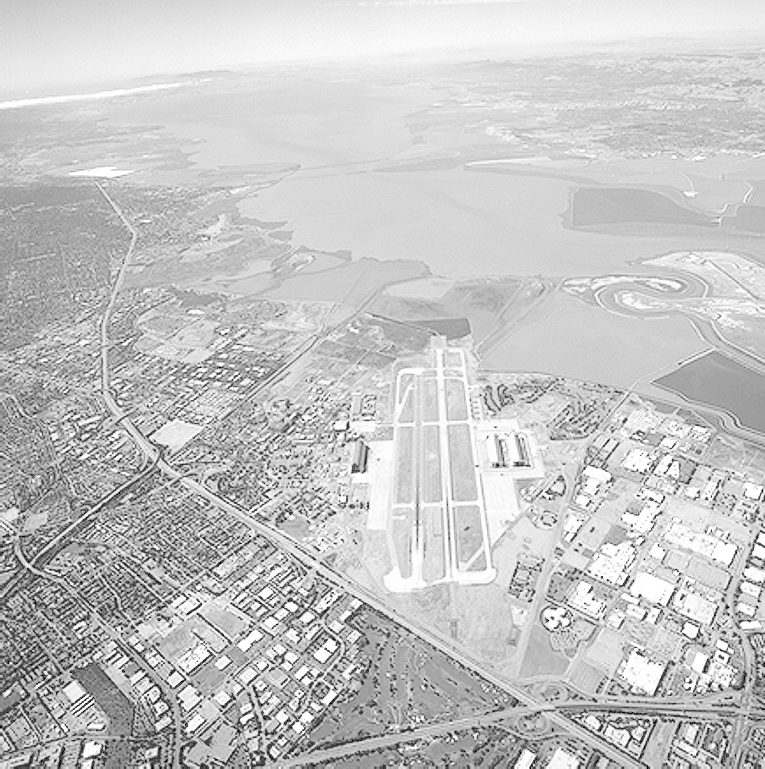
#> input picture Lab1/sanbay.tif, 765 x 769 px
$ python Chuyen_Doi_Gamma.py
#> lines starting #> are read from the running program, lines starting #| are printed output that depends on the picture
import cv2 as cv
import matplotlib.pyplot as plt

def Chuyen_Doi_Gamma(img, gamma, c):
    return float(c) * pow(img, float(gamma))

def show_Chuyen_Doi_Gamma():
    fig = plt.figure(figsize=(10, 8))
    (ax1, ax2), (ax3, ax4) = fig.subplots(2, 2)

    img = cv.imread('sanbay.tif', 0)
#> img is the input picture: shape (769, 765); min 0, max 255, mean 197.1
    ax1.imshow(img, cmap='gray')
    ax1.set_title("ảnh gốc")

    y1 = Chuyen_Doi_Gamma(img, 3.0, 1.0)
#> in Chuyen_Doi_Gamma, `return float(c) * pow(img, float(gamma))`:
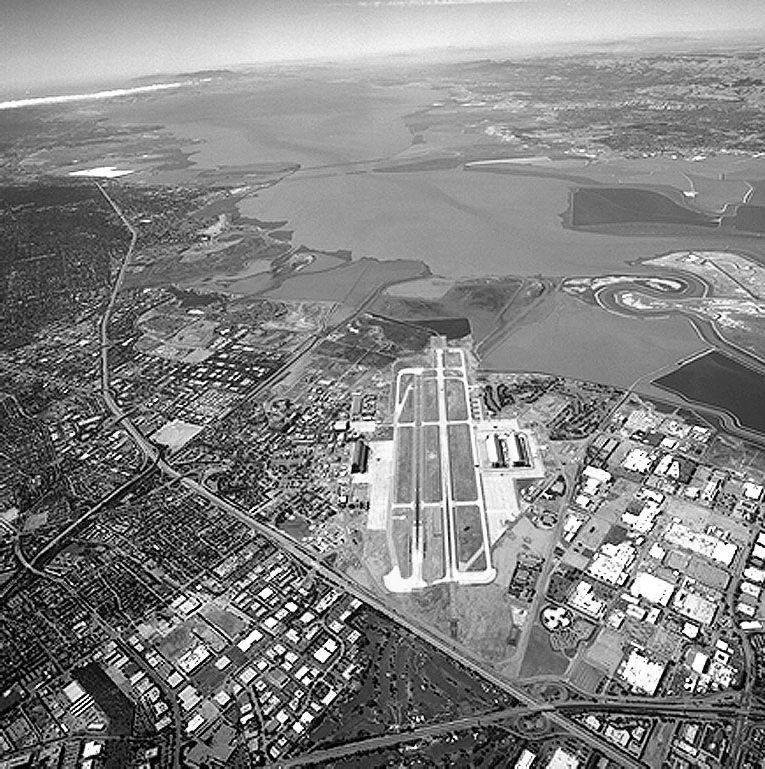
#> returned value: shape (769, 765) float64; min 0, max 16581375, mean 8547341.1; drawn with min black and max white
    ax2.imshow(y1, cmap='gray')
    ax2.set_title("gamma=3")

    y2 = Chuyen_Doi_Gamma(img, 4.0, 1.0)
#> call 2 of Chuyen_Doi_Gamma, with gamma = 4, c = 1
#> in Chuyen_Doi_Gamma (call 2), `return float(c) * pow(img, float(gamma))`:
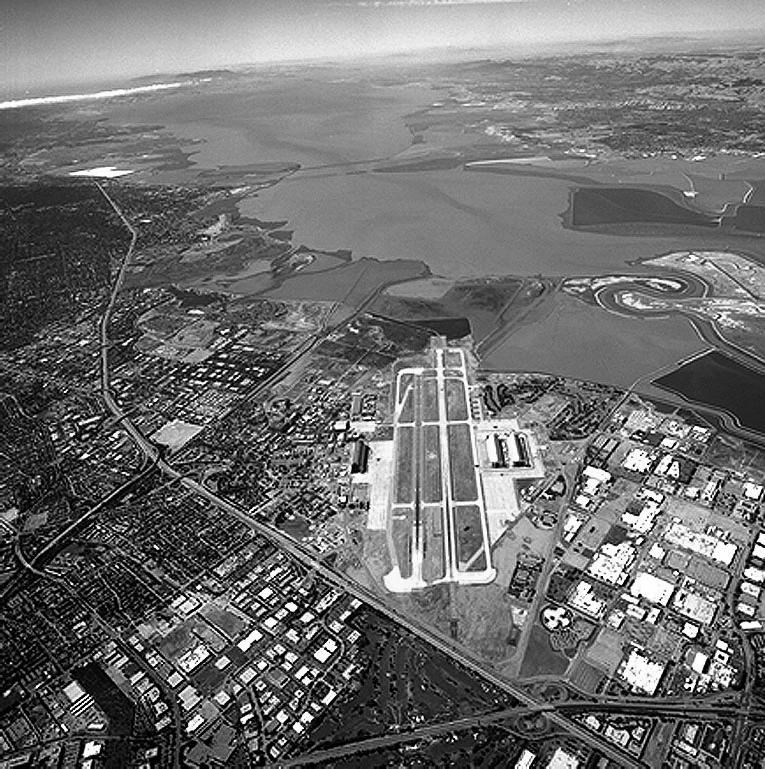
#> returned value: shape (769, 765) float64; min 0, max 4.23e+09, mean 1.84e+09; drawn with min black and max white
    ax3.imshow(y2, cmap='gray')
    ax3.set_title("gamma=4")

    y3 = Chuyen_Doi_Gamma(img, 5.0, 1.0)
#> call 3 of Chuyen_Doi_Gamma, with gamma = 5, c = 1
#> in Chuyen_Doi_Gamma (call 3), `return float(c) * pow(img, float(gamma))`:
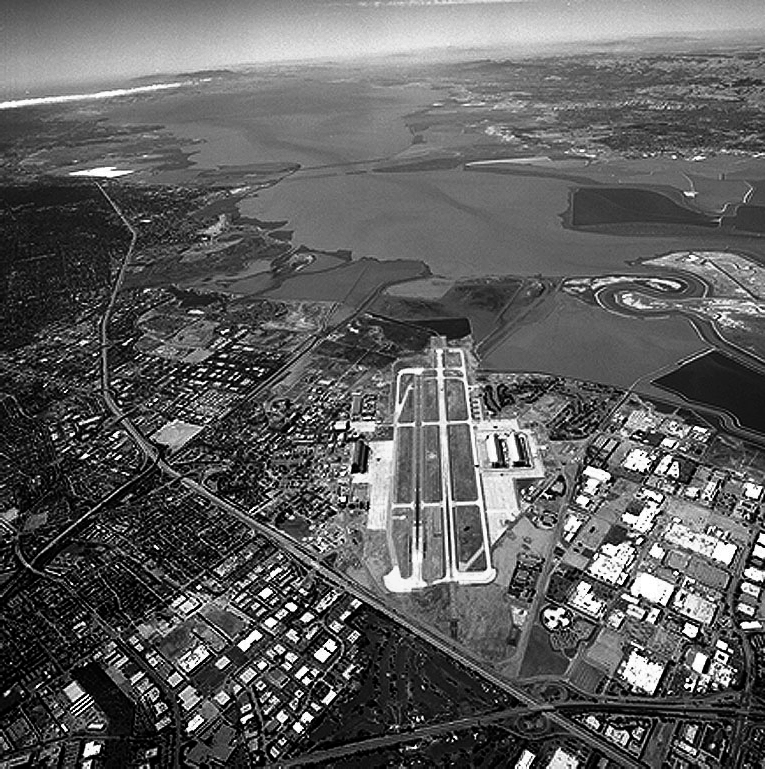
#> returned value: shape (769, 765) float64; min 0, max 1.08e+12, mean 4e+11; drawn with min black and max white
    ax4.imshow(y3, cmap='gray')
    ax4.set_title("gamma=5")
    plt.show()
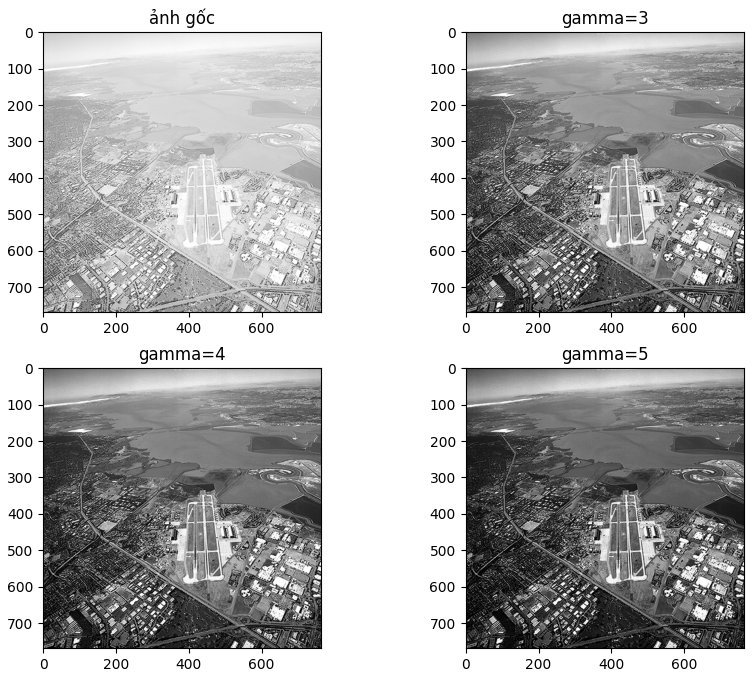
#> figure drawn by matplotlib, 4 panels

if __name__ == '__main__':
    show_Chuyen_Doi_Gamma()
